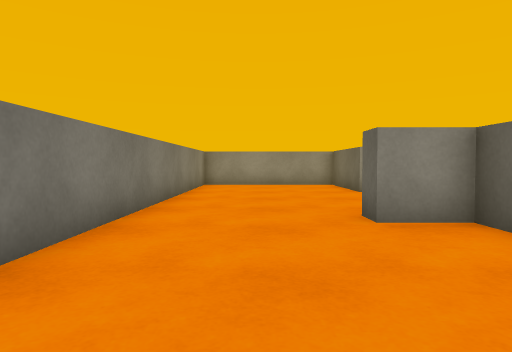
view 1 (above)

17 first-person views from a walk through a Unity game level. The camera is 0.38 m above the floor, tilts 2° down and sees 75° across. The floor is counted in squares, 0.5 m on a side. Each view is taken from the middle of a square. On the plan, view 1 faces up. The plan holds only what a view shows up to about 11 squares ahead; the rest is blank. Surface patterns are stand-ins for the level's own textures.

view 2
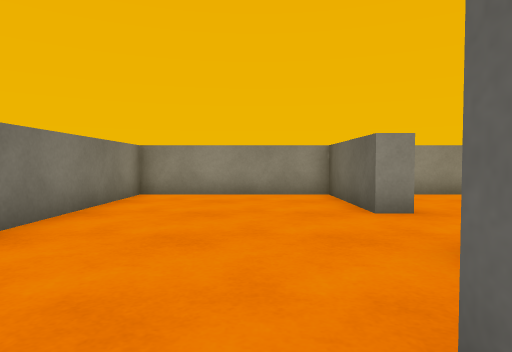

view 3
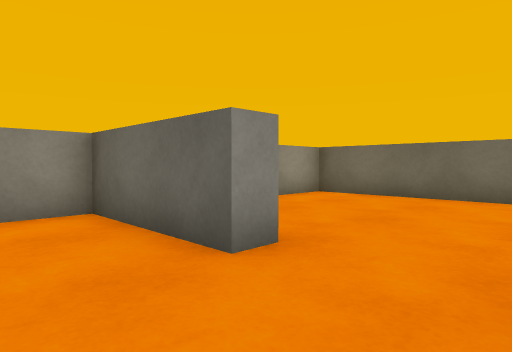

view 4
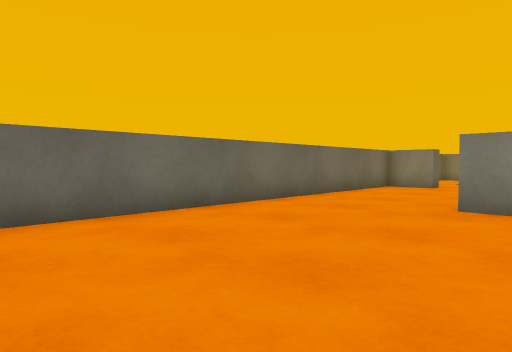

view 5
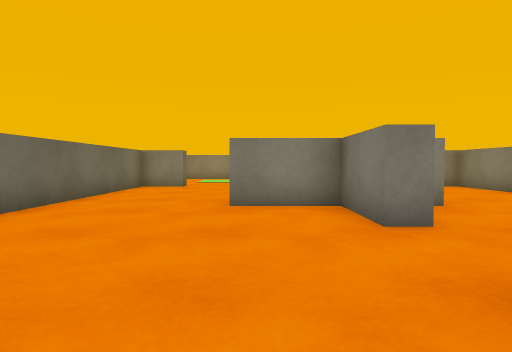

view 6
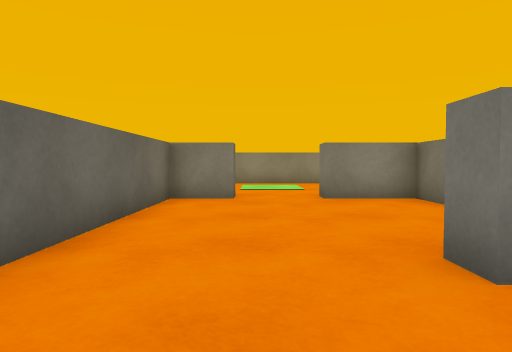

view 7
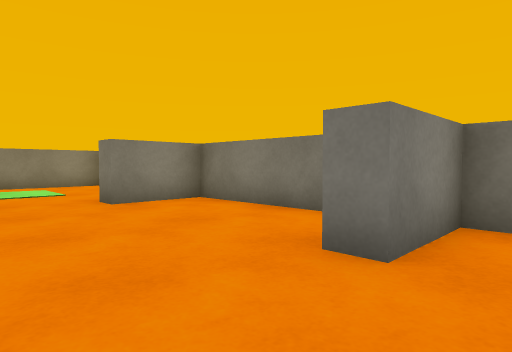

view 8
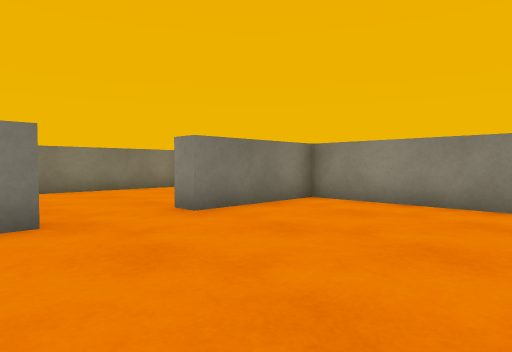

view 9
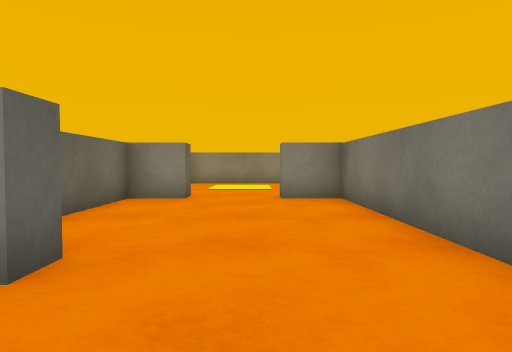

view 10
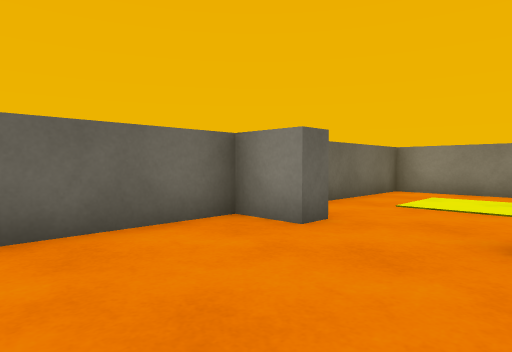

view 11
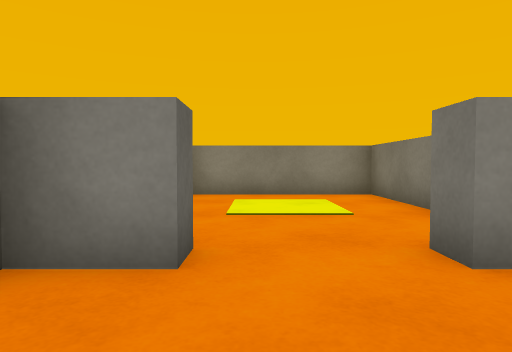

view 12
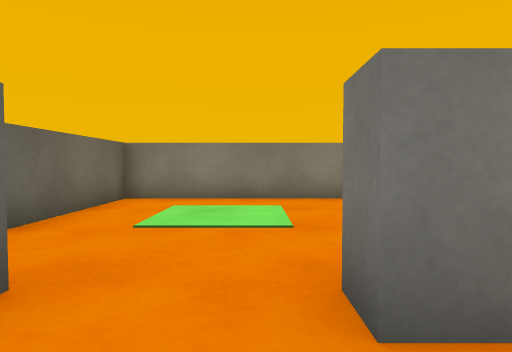

view 13
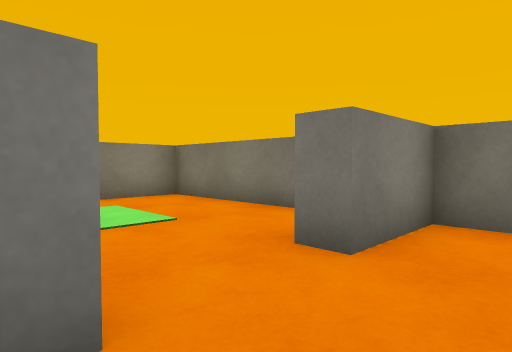

view 14
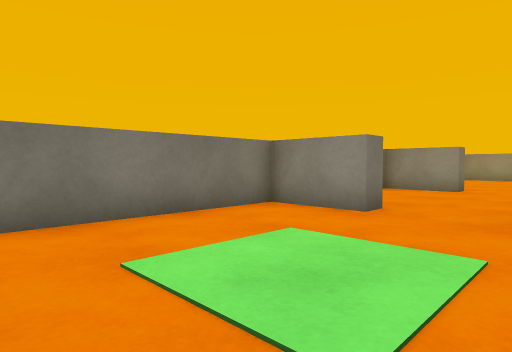

view 15
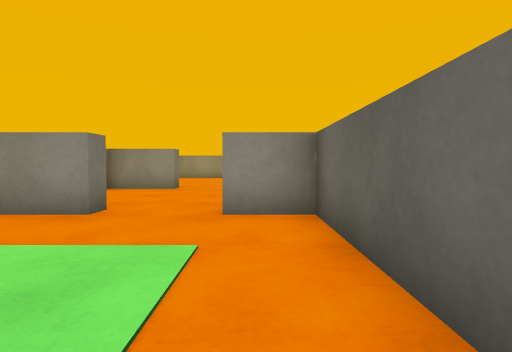

view 16
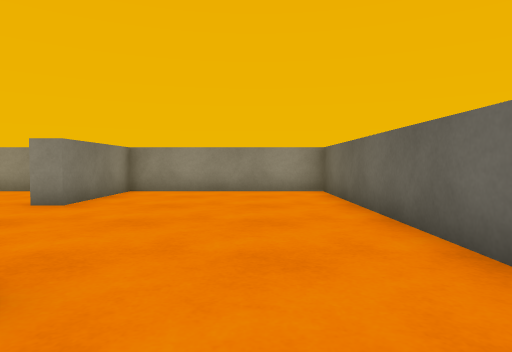

view 17
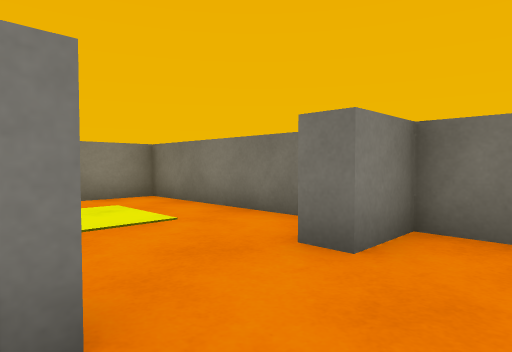

### Floor plan
Points are (right, up) in squares from view 1. A wall is a line through its corners. A room is listed if a view was taken in it or the views show most of it. See-through windows are left out.
Room 1 (views 1, 2, 3, 4, 5, 6, 7, 8, 9, 10, 11, 12, 13, 16, 17)
walls: (2.8, 7) (3.4, 7) (3.4, 4.9) (5.5, 4.9) (5.5, 4.3) (3.4, 4.3) (3.4, -0.4) (5.5, -0.4) (5.5, -1); (1.6, -1) (1.6, -0.4) (2.8, -0.4) (2.8, 4.3) (1.6, 4.3) (1.6, 5); (7.5, -1) (7.5, -0.4) (8.9, -0.4) (8.9, 12.4) (3.4, 12.4) (3.4, 9.1) (2.8, 9.1) (2.8, 12.4) (-1.9, 12.4) (-1.9, -0.4) (-0.6, -0.4) (-0.6, -1)
ways out: opening at (6.5, -1) to room 2; opening at (0.5, -1) to room 3
Room 2 (views 14, 15)
walls: (5.5, -1) (3.4, -1) (3.4, -6.4) (8.9, -6.4) (8.9, -1) (7.5, -1)
ways out: opening at (6.5, -1) to room 1
Room 3 (no view inside)
walls: (-1.9, -2) (-1.9, -6.4) (2.8, -6.4) (2.8, -2.9)
ways out: opening at (0.5, -1) to room 1

Where each view was taken, in squares from view 1:
view 1: 0 up, 0 right, facing up
view 2: 4 up, 1 right, facing up
view 3: 7 up, 1 right, facing up-right
view 4: 11 up, 4 right, facing down-right
view 5: 11 up, 5 right, facing down
view 6: 7 up, 7 right, facing down
view 7: 6 up, 8 right, facing down-left
view 8: 6 up, 8 right, facing up-left
view 9: 7 up, 0 right, facing down
view 10: 3 up, 1 left, facing down-right
view 11: 2 up, 1 right, facing down
view 12: 1 up, 6 right, facing down
view 13: 1 up, 8 right, facing down-left
view 14: 6 down, 8 right, facing up-left
view 15: 6 down, 8 right, facing up
view 16: 3 up, 7 right, facing up
view 17: 1 up, 2 right, facing down-left
